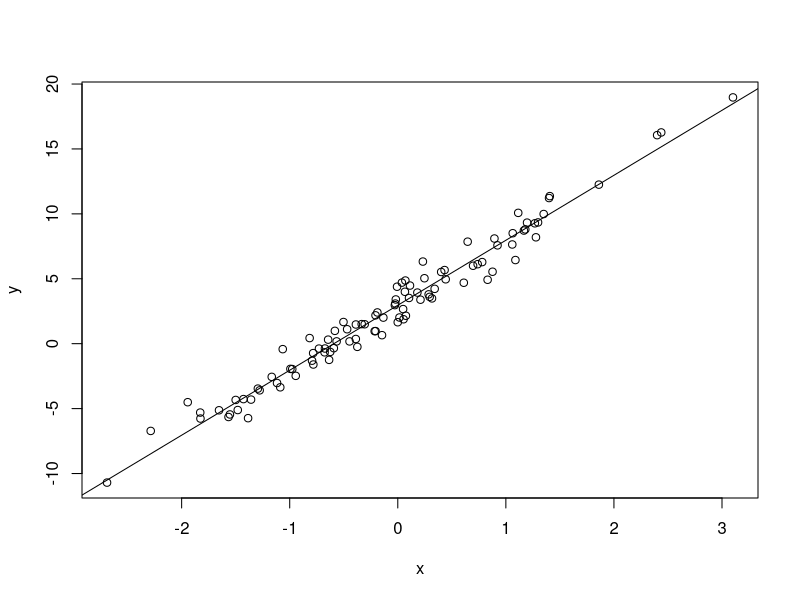

R code for this plot:
num <- 100L
x <- rnorm(num)
y <- 3 + 5 * x + rnorm(num)

b <- cov(x, y) / var(x)
a <- mean(y) - b * mean(x)

plot(x, y)
abline(a = a, b = b) # y = a + b * x
